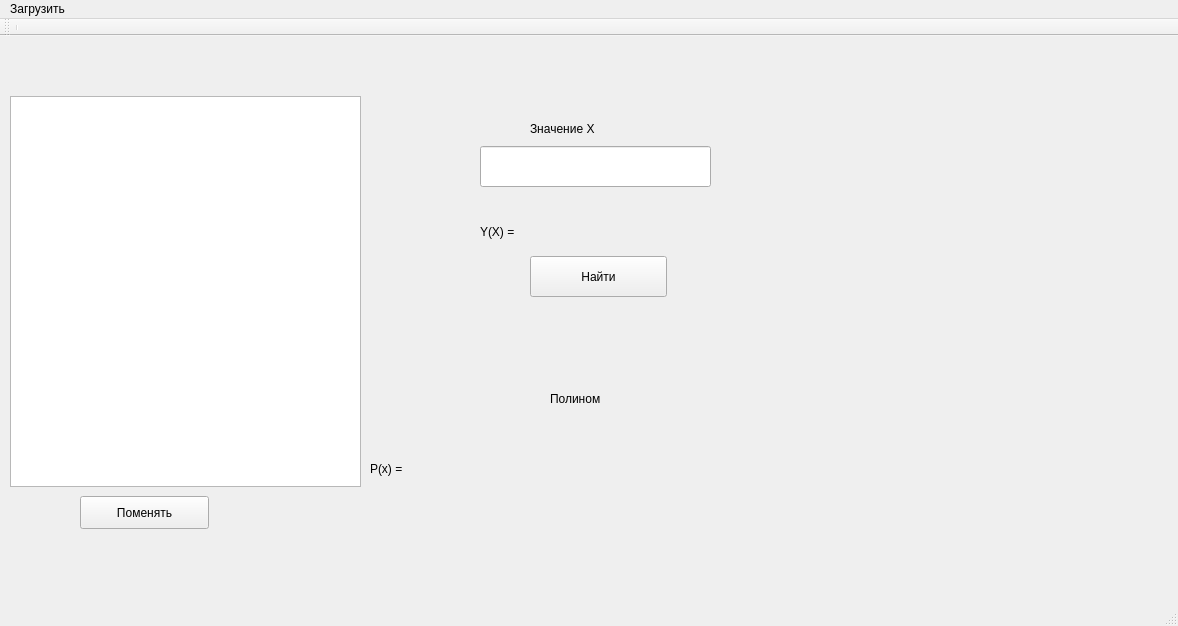
<?xml version="1.0" encoding="UTF-8"?>
<ui version="4.0">
 <class>MainWindow</class>
 <widget class="QMainWindow" name="MainWindow">
  <property name="geometry">
   <rect>
    <x>0</x>
    <y>0</y>
    <width>1178</width>
    <height>626</height>
   </rect>
  </property>
  <property name="windowTitle">
   <string>MainWindow</string>
  </property>
  <widget class="QWidget" name="centralWidget">
   <widget class="QTableWidget" name="tableWidget">
    <property name="geometry">
     <rect>
      <x>10</x>
      <y>60</y>
      <width>351</width>
      <height>391</height>
     </rect>
    </property>
    <property name="selectionMode">
     <enum>QAbstractItemView::MultiSelection</enum>
    </property>
   </widget>
   <widget class="QLineEdit" name="xEdit">
    <property name="geometry">
     <rect>
      <x>480</x>
      <y>110</y>
      <width>231</width>
      <height>41</height>
     </rect>
    </property>
    <property name="placeholderText">
     <string comment="Введите порядок полинома" extracomment="Поав"/>
    </property>
   </widget>
   <widget class="QLabel" name="xEntryLabel">
    <property name="geometry">
     <rect>
      <x>530</x>
      <y>80</y>
      <width>151</width>
      <height>25</height>
     </rect>
    </property>
    <property name="text">
     <string>Значение X</string>
    </property>
   </widget>
   <widget class="QLabel" name="answerLabel">
    <property name="geometry">
     <rect>
      <x>480</x>
      <y>180</y>
      <width>261</width>
      <height>31</height>
     </rect>
    </property>
    <property name="text">
     <string>Y(X) = </string>
    </property>
   </widget>
   <widget class="QPushButton" name="solveButton">
    <property name="geometry">
     <rect>
      <x>530</x>
      <y>220</y>
      <width>137</width>
      <height>41</height>
     </rect>
    </property>
    <property name="text">
     <string>Найти</string>
    </property>
   </widget>
   <widget class="QPushButton" name="pushButton">
    <property name="geometry">
     <rect>
      <x>80</x>
      <y>460</y>
      <width>129</width>
      <height>33</height>
     </rect>
    </property>
    <property name="text">
     <string>Поменять</string>
    </property>
   </widget>
   <widget class="QLabel" name="polLabel">
    <property name="geometry">
     <rect>
      <x>370</x>
      <y>420</y>
      <width>781</width>
      <height>25</height>
     </rect>
    </property>
    <property name="text">
     <string>P(x) =</string>
    </property>
   </widget>
   <widget class="QLabel" name="polLabel_2">
    <property name="geometry">
     <rect>
      <x>550</x>
      <y>350</y>
      <width>381</width>
      <height>25</height>
     </rect>
    </property>
    <property name="text">
     <string>Полином</string>
    </property>
   </widget>
  </widget>
  <widget class="QMenuBar" name="menuBar">
   <property name="geometry">
    <rect>
     <x>0</x>
     <y>0</y>
     <width>1178</width>
     <height>30</height>
    </rect>
   </property>
   <widget class="QMenu" name="menu">
    <property name="title">
     <string>Загрузить</string>
    </property>
    <addaction name="action"/>
   </widget>
   <addaction name="menu"/>
  </widget>
  <widget class="QToolBar" name="mainToolBar">
   <attribute name="toolBarArea">
    <enum>TopToolBarArea</enum>
   </attribute>
   <attribute name="toolBarBreak">
    <bool>false</bool>
   </attribute>
   <addaction name="separator"/>
  </widget>
  <widget class="QStatusBar" name="statusBar"/>
  <action name="action">
   <property name="text">
    <string>Из файла</string>
   </property>
  </action>
 </widget>
 <layoutdefault spacing="6" margin="11"/>
 <resources/>
 <connections/>
</ui>
